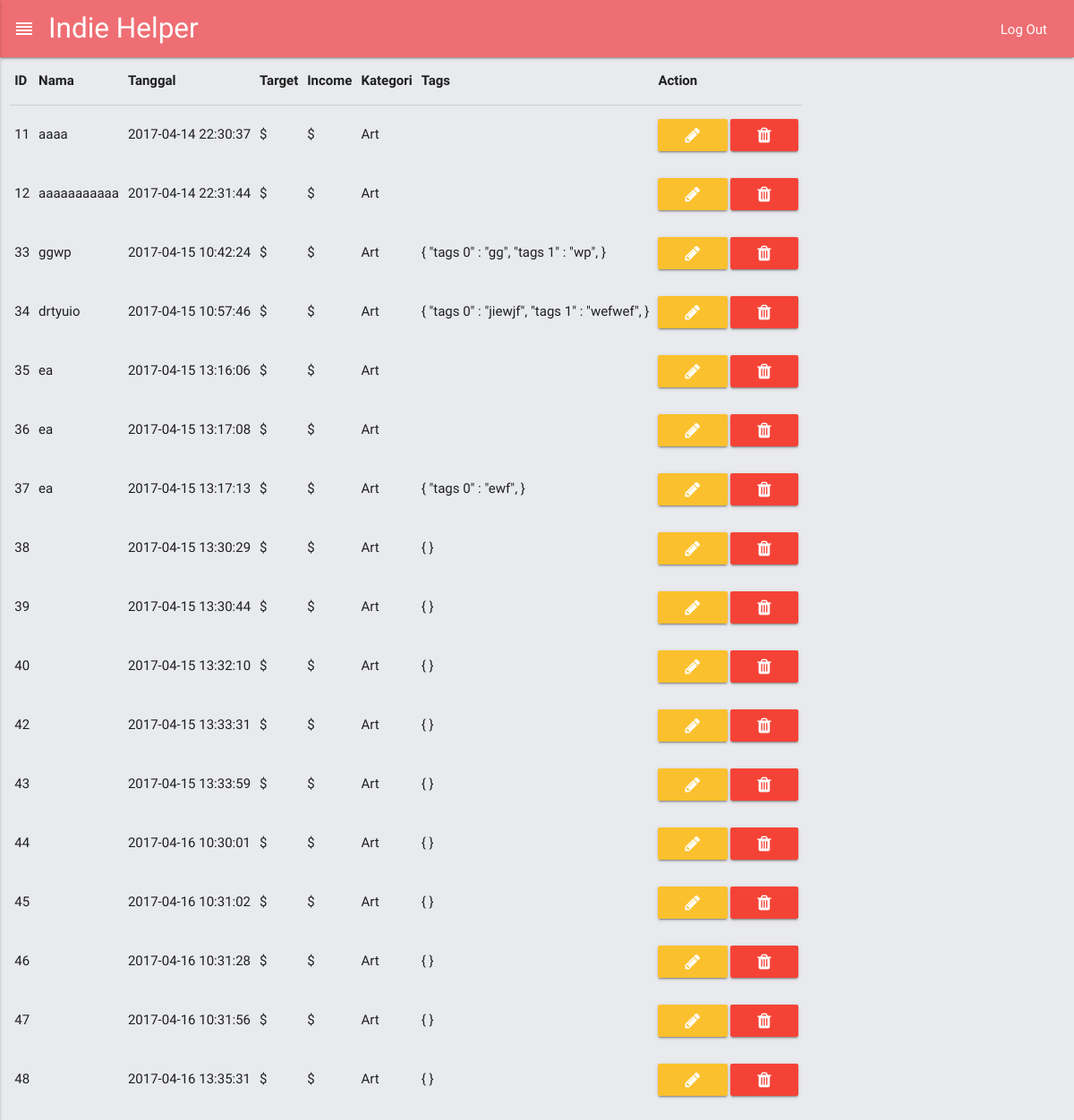
Page /DataProject.php on the earlier database version.
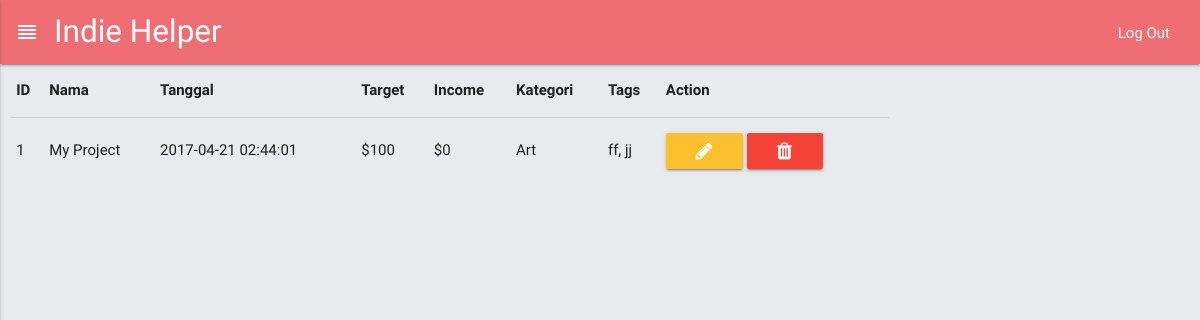
Same page on the later database version.
### tables this page shows
CREATE TABLE `project` (
  `id_project` int(11) NOT NULL,
  `nama` varchar(255) NOT NULL,
  `foto` text NOT NULL,
  `deskripsi` text NOT NULL,
  `tgl` timestamp NOT NULL DEFAULT CURRENT_TIMESTAMP ON UPDATE CURRENT_TIMESTAMP,
  `target` double NOT NULL,
  `income` double NOT NULL,
  `id_kategori` int(11) NOT NULL,
  `id_user` int(11) NOT NULL,
  `tags` text NOT NULL
);

CREATE TABLE `kategori` (
  `id_kategori` int(11) NOT NULL,
  `nama_kategori` varchar(255) NOT NULL
);

### DataProject.php (called while the page is built)
<?php
include 'lib/lib.php';
$assets = array(
	'css' 	=> array('parent.css', 'admin.css', 'materialize.min.css', 'material-icon.css', 'font-awesome.min.css'),
	'js'	=> array('jquery.min.js', 'materialize.min.js', 'parent.js', 'admin.js')
	);
$db->join('kategori', '', 'project.id_kategori', 'kategori.id_kategori');
$db->get_tbl('project');
$project = $db->result();
include 'views/template/header.php';
include 'views/template/navbar_admin.php';
include 'views/admin/data_project.php';
include 'views/template/footer_admin.php';
?>

### lib/lib.php (called while the page is built, shortened)
<?php
function baseurl($custom = ''){
	$baseurl = 'http';
	$baseurl .= "://".$_SERVER['HTTP_HOST'];
	$baseurl .= str_replace(basename($_SERVER['SCRIPT_NAME']),"",$_SERVER['SCRIPT_NAME']);
	$baseurl .= $custom;
	return $baseurl;
}
class Database
{
	public $mysqli = '';
	public $tblname = '';
	public $select = '*';
	public $where = '';
	public $join = array();
	public $data = '';
	function __construct()
	{
		$this->mysqli = new mysqli('localhost','root','','db_indie');
	}
	function join($tbljoin, $jointype = '', $column1, $column2) {
		$join = $jointype . ' JOIN ' . $tbljoin . ' ON (' . $column1 . ' = ' . $column2 . ') ';
		array_push($this->join, $join);
	}
	function get_tbl($tblname = '') {
		if ($tblname)
			$this->tblname = $tblname;
		if ($this->join) {
			$this->join = implode(' ', $this->join);
		} else {
			$this->join = '';
		}
		$query = "SELECT $this->select FROM $this->tblname $this->join $this->where";
		$this->data = $this->mysqli->query($query);
		$this->select = '*';
		$this->tblname = '';
		$this->where = '';
		$this->join = array();
	}
	function result() {
		$res = array();
		while ($datas = $this->data->fetch_object()) {
			$res[] = $datas;
		}
		return $res;
	}
}
$db = new Database();
?>

### views/admin/data_project.php (the view)
<div class="row content">
	<div class="col table-data">
		<table>
			<thead>
				<tr>
					<th data-field="id">ID</th>
					<th data-field="name">Nama</th>
					<th data-field="tgl">Tanggal</th>
					<th data-field="target">Target</th>
					<th data-field="income">Income</th>
					<th data-field="ktg">Kategori</th>
					<th data-field="tags">Tags</th>
					<th data-field="action">Action</th>
				</tr>
			</thead>
			<tbody>
				<?php foreach ($project as $key => $value): ?>
				<tr>
					<td><?= $value->id_project ?></td>
					<td><?= $value->nama ?></td>
					<td><?= $value->tgl ?></td>
					<td>$<?= $value->target ?></td>
					<td>$<?= $value->income ?></td>
					<td><?= $value->nama_kategori ?></td>
					<td><?= $value->tags ?></td>
					<td>
						<a href="<?= baseurl('edituser.php?id_user=' . $value->id_project) ?>" class="waves-effect waves-shadow btn yellow darken-2"><i class="fa fa-pencil"></i></a>
						<a href="<?= baseurl('lib/deleteuser.php?id_user=' . $value->id_project) ?>" class="waves-effect waves-shadow btn red"><i class="fa fa-trash"></i></a>
					</td>
				</tr>
				<?php endforeach; ?>
			</tbody>
		</table>
	</div>
</div>

### views/template/header.php (shortened to what this page needs)
<!DOCTYPE html>
<html lang="en">
<head>
<?php foreach ($assets['css'] as $key => $value): ?>
	<link rel="stylesheet" type="text/css" href="<?= baseurl('assets/css/' . $value) ?>">
<?php endforeach; ?>
</head>
<body>

### views/template/navbar_admin.php (shortened to what this page needs)
<div class="all">
	<nav>
		<div class="nav-wrapper">
			<div class="container-fluid">
				<a href="#" class="white-text left mr1 side-nav-trigger"><i class="material-icons">reorder</i></a>
				<a href="#!" class="brand-logo white-text">Indie Helper</a>
				<ul class="right hide-on-med-and-down">
					<li><a href="<?= baseurl('lib/logout.php') ?>" class="waves-effect waves-shadow">Log Out</a></li>
				</ul>
			</div>
		</div>
	</nav>

### views/template/footer_admin.php (shortened to what this page needs)
	</div>
</body>
</html>

### assets/css/parent.css (style rules this page uses)
body { background-color: #E9EAED; }
.mr1 { margin-right: 1rem !important; }
.container-fluid { margin-left: auto; margin-right: auto; padding-left: 15px; padding-right: 15px; }
.container-fluid::after { content: ""; display: table; clear: both; }

### assets/css/admin.css (style rules this page uses)
.all { width: auto; overflow-x: scroll; min-height: 100vh; }
.table-data { min-width: calc(100vw - 300px); }

Differences in the rows shown:
removed project: id_project "11", nama "aaaa", tgl "2017-04-14 22:30:37", id_kategori.nama_kategori "Art"
removed project: id_project "12", nama "aaaaaaaaaaa", tgl "2017-04-14 22:31:44", id_kategori.nama_kategori "Art"
removed project: id_project "33", nama "ggwp", tgl "2017-04-15 10:42:24", id_kategori.nama_kategori "Art", tags "{ \"tags 0\" : \"gg\", \"tags 1\" : \"wp\", }"
removed project: id_project "34", nama "drtyuio", tgl "2017-04-15 10:57:46", id_kategori.nama_kategori "Art", tags "{ \"tags 0\" : \"jiewjf\", \"tags 1\" : \"wefwef\", }"
removed project: id_project "35", nama "ea", tgl "2017-04-15 13:16:06", id_kategori.nama_kategori "Art"
removed project: id_project "36", nama "ea", tgl "2017-04-15 13:17:08", id_kategori.nama_kategori "Art"
removed project: id_project "37", nama "ea", tgl "2017-04-15 13:17:13", id_kategori.nama_kategori "Art", tags "{ \"tags 0\" : \"ewf\", }"
removed project: id_project "38", tgl "2017-04-15 13:30:29", id_kategori.nama_kategori "Art", tags "{ }"
removed project: id_project "39", tgl "2017-04-15 13:30:44", id_kategori.nama_kategori "Art", tags "{ }"
removed project: id_project "40", tgl "2017-04-15 13:32:10", id_kategori.nama_kategori "Art", tags "{ }"
removed project: id_project "42", tgl "2017-04-15 13:33:31", id_kategori.nama_kategori "Art", tags "{ }"
removed project: id_project "43", tgl "2017-04-15 13:33:59", id_kategori.nama_kategori "Art", tags "{ }"
removed project: id_project "44", tgl "2017-04-16 10:30:01", id_kategori.nama_kategori "Art", tags "{ }"
removed project: id_project "45", tgl "2017-04-16 10:31:02", id_kategori.nama_kategori "Art", tags "{ }"
removed project: id_project "46", tgl "2017-04-16 10:31:28", id_kategori.nama_kategori "Art", tags "{ }"
removed project: id_project "47", tgl "2017-04-16 10:31:56", id_kategori.nama_kategori "Art", tags "{ }"
removed project: id_project "48", tgl "2017-04-16 13:35:31", id_kategori.nama_kategori "Art", tags "{ }"
added project: id_project "1", nama "My Project", tgl "2017-04-21 02:44:01", target "100", income "0", id_kategori.nama_kategori "Art", tags "ff, jj"
